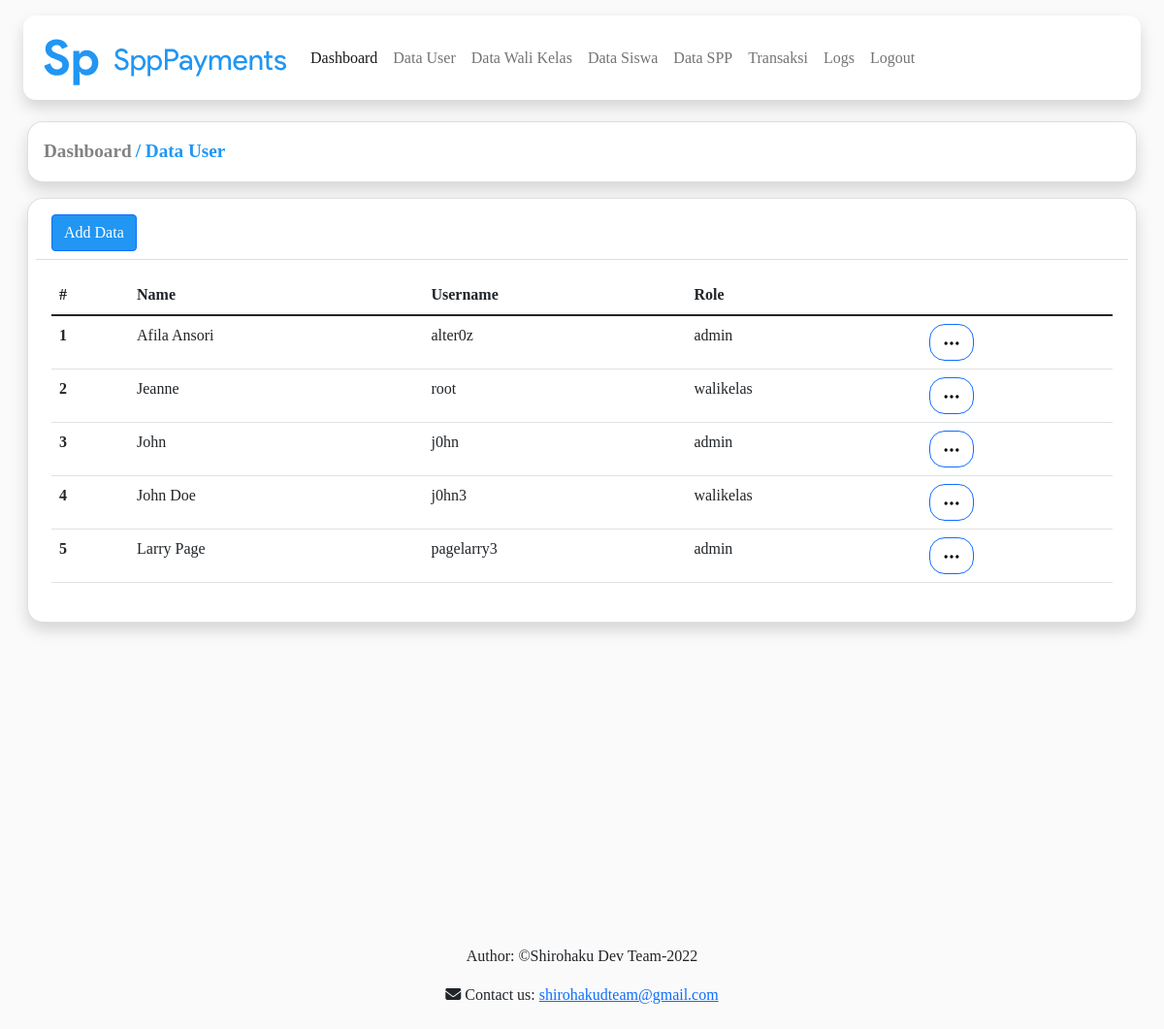
Page /src/show/showdatauser.php (signed in) on the earlier database version.
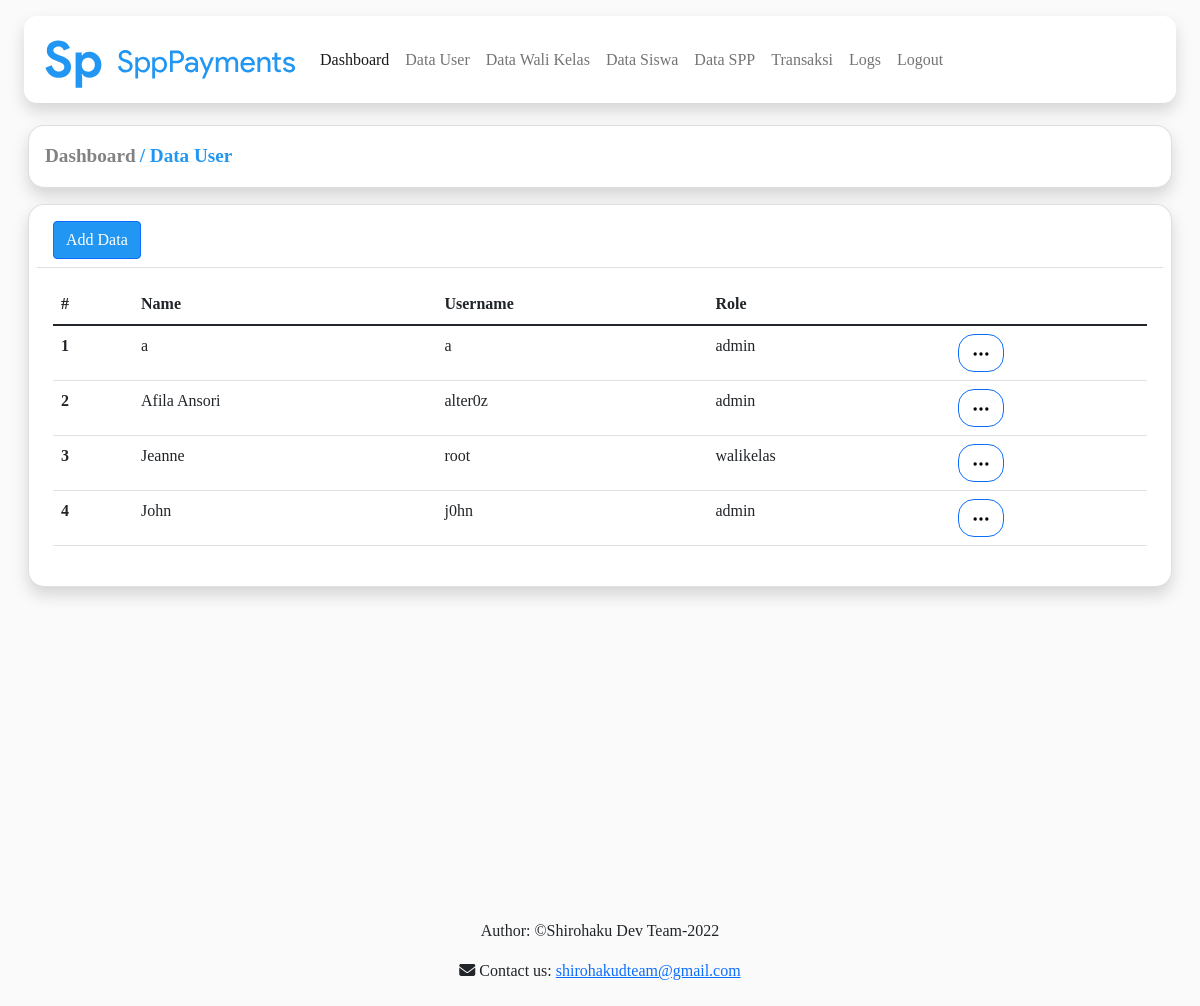
Same page on the later database version.
### tables this page shows
CREATE TABLE `user` (
  `name` varchar(255) NOT NULL,
  `role` enum('admin','walikelas') DEFAULT NULL,
  `username` varchar(255) NOT NULL,
  `password` varchar(255) NOT NULL
);

### src/show/showdatauser.php (the view, shortened to what this page needs)
<?php include "../header/header.php"; ?>
<div class="content-body" style="margin-top: 125px;">
          <div class="container-fluid">
              <div class="card bg-white ms-3 me-3 shadow" style="border-radius: 16px;">
			          <div class="card-body">
			  	        <div class="">
					          <a href="../index/admin.php" class="" style="text-decoration: none; color: rgb(131, 130, 130); font-weight: bold; font-size: larger;">Dashboard</a>
					          <a href="javascript:void(0)" class="" style="text-decoration: none; color: #2196f3; font-weight: bold; font-size: larger;">/ Data User</a>
          		    </div>
			          </div>
		          </div>
          <div class="row">
            <div class="col-lg-12">
              <div class="card bg-white p-2 m-3 shadow" style="border-radius: 16px;">
                <div class="card-header bg-white" style="border-top-left-radius: 16px; border-top-right-radius: 16px;">
									<a href="../add/adduser.php" class="btn btn-primary d-sm-inline-block d-none" style="background-color: #2196f3;">Add Data</a>
                </div>
                <div class="card-body">
                  <div class="table-responsive">
                    <table id="tableuser" class="table table-responsive-md">
                      <thead>
                        <tr>
                          <th style="width: 80px"><strong>#</strong></th>
                          <th><strong>Name</strong></th>
                          <th><strong>Username</strong></th>
                          <th><strong>Role</strong></th>
                          <th></th>
                        </tr>
                      </thead>
                      <tbody>
											<?php
												include "../connection/connection.php";
												$getData=mysqli_query($conn, "SELECT * FROM user ORDER BY name ASC");
												$no=1;
												while($data = mysqli_fetch_array($getData)){
													echo "<tr>
                          <td><strong>$no</strong></td>
                          <td>$data[name]</td>
                          <td class='username'>$data[username]</td>
                          <td>$data[role]</td>
                          <td>
                            <div class='dropdown'>
                              <button type='button' class='btn btn-outline-primary light sharp' data-bs-toggle='dropdown' style='border-radius: 16px;'>
                                <svg width='20px' height='20px' viewbox='0 0 24 24' version='1.1'>
                                  <g stroke='none' stroke-width='1' fill='none' fill-rule='evenodd'>
                                    <rect x='0' y='0' width='24' height='24'></rect>
                                    <circle fill='#000000' cx='5' cy='12' r='2'></circle>
                                    <circle fill='#000000' cx='12' cy='12' r='2'></circle>
                                    <circle fill='#000000' cx='19' cy='12' r='2'></circle>
                                  </g>
                                </svg>
                              </button>
                              <div class='dropdown-menu shadow' style='border-radius: 16px;'>
                                <a class='dropdown-item' href='../edit/edituser.php?username=$data[username]'>Edit</a>
                                <a class='dropdown-item delete-user'>Delete</a>
                              </div>
                            </div>
                          </td>
                        </tr>";
													$no++;
												}
											?>
                      </tbody>
                    </table>
                  </div>
                </div>
              </div>
            </div>
          </div>
        </div>
      </div>
<?php include "../footer/footer.php"; ?>

Differences in the rows shown:
removed user: name "John Doe", username "j0hn3", role "walikelas"
removed user: name "Larry Page", username "pagelarry3", role "admin"
added user: name "a", username "a", role "admin"
